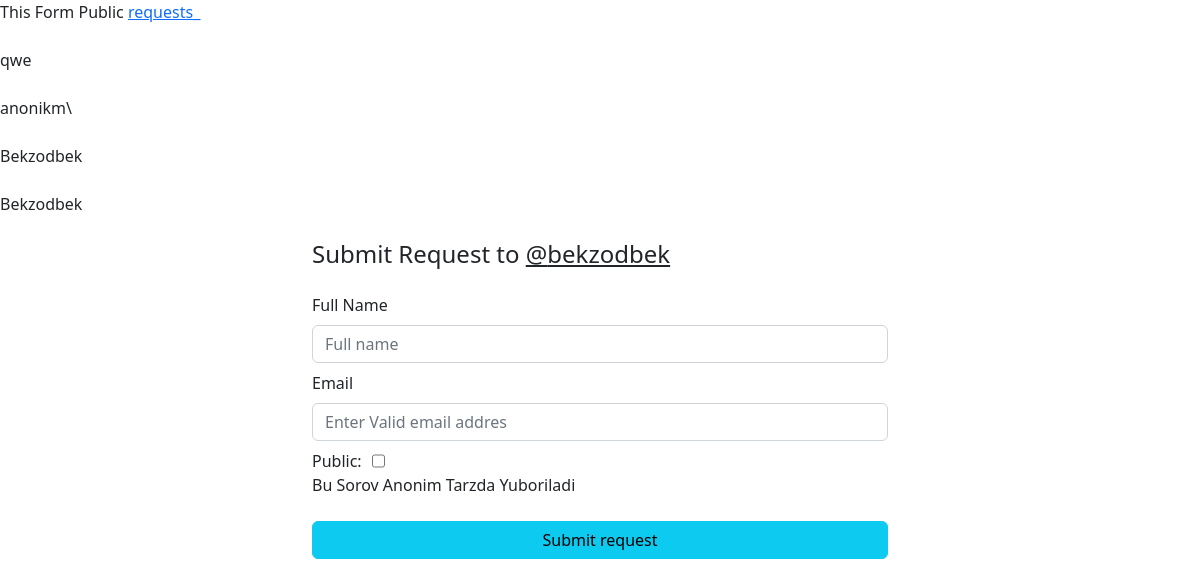
Page /form/20221223161409609912/?form=requests on the earlier database version.
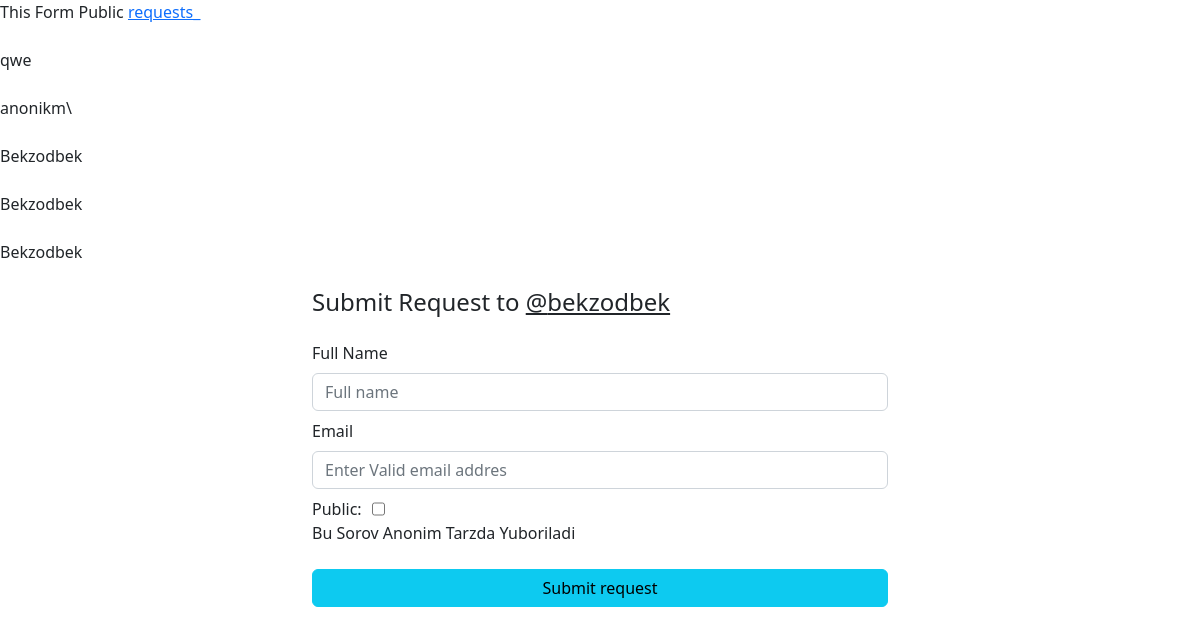
Same page on the later database version.
### forms/models.py (models this page shows, shortened)
class FormRequest(models.Model):
    form = models.ForeignKey(Form, on_delete=models.CASCADE, related_name="form_requests")
    user = models.ForeignKey(CustomUser, on_delete=models.CASCADE, null=True, blank=True, related_name='user_request')
    is_public = models.BooleanField(default=False)
    as_anonim = models.BooleanField(default=False)
    view = models.BooleanField(default=False)
    full_name = models.CharField(max_length=32)
    email = models.EmailField()

### forms/views.py (the view)
# urls.py: path("form/<str:slug>/", SingleFormView, name='single'),
def SingleFormView(request, slug):
    single = Form.objects.get(slug=slug)
    tab = request.GET.get('form')
    requests_ = None
    if tab == "requests":
        if request.user.username == single.author.username:
            requests_ = single.form_requests.all()
        else:
            requests_ = single.form_requests.filter(is_public=True)
    form_ = get_object_or_404(Form, slug=slug)
    user_r = None
    if single.anonim_requests == False:
        if request.user.is_authenticated:
            user_r = get_object_or_404(CustomUser, username=request.user)
        else:
            return redirect(f"/login/?next={request.path}")
    else:
        if not request.user.is_authenticated:
            user_r = get_object_or_404(CustomUser, username='anonim')
    form_requests_count = form_.form_requests.count()
    new_request = None
    if request.method == 'POST':
        request_form = CreateFormRequestTest(data=request.POST)
        if request_form.is_valid():
            new_request = request_form.save(commit=False)
            new_request.form = form_
            if single.anonim_requests == True and request.user.is_authenticated:
                if new_request.as_anonim == False:
                    user_r = get_object_or_404(CustomUser, username=request.user)
                else:
                    user_r = get_object_or_404(CustomUser, username='anonim')
            new_request.user = user_r
            new_request.save()
            return redirect("base:submit_success", slug)
    else:
        request_form = CreateFormRequestTest()
    context = {
        "single":single,
        "form_requests_count":form_requests_count,
        "request_form":request_form,
        "requests_":requests_,
    }
    return render(request, 'pages/single-form.html', context)

### forms/form.py
class CreateFormRequestTest(forms.ModelForm):
    class Meta:
        model = FormRequest
        fields = ['is_public', 'full_name', 'email', 'as_anonim']

### templates/pages/single-form.html (shortened to what this page needs)
<!DOCTYPE html>
{% load static %}
<html lang="en">
<head>
    <link href="{% static 'assets/vendor/bootstrap/css/bootstrap.min.css' %}" rel="stylesheet">
    <link href="{% static 'assets/vendor/bootstrap-icons/bootstrap-icons.css' %}" rel="stylesheet">
</head>
<body>
    {% if single.is_public %}
    <span>This Form Public</span>
    {% else %}
    <span>This Form Private</span>
    {% endif %}
    <a href="?form=requests">requests_</a>
    <br>
    {% for y in requests_ %}
    <br>
    {{ y.full_name }}
    <br>
    {% endfor %}
    <div class="container w-50 mt-4">
        <h4>Submit Request to <a target="_blank" href="{% url 'base:profile' single.author %}" class="text-dark">@{{ single.author }}</a></h4>
        <form method="post" class="mt-4">
            {% load widget_tweaks %}
            <label for="full_name">Full Name</label>
            {% render_field request_form.full_name type="text" id="full_name" class="form-control mt-2 mb-2" placeholder="Full name" %}
            <label for="email">Email</label>
            {% render_field request_form.email type="email" class="form-control mt-2 mb-2" id="email" placeholder="Enter Valid email addres" %}
            <span class="d-flex">
                <label for="is_public" style="margin-right: 10px;">Public: </label>
                {% render_field request_form.is_public id="is_public" %}
            </span>
            {% if single.anonim_requests == True and request.user.is_authenticated %}
            <span class="d-flex">
                <label for="as_anonim" style="margin-right: 10px;">Anonim: </label>
                {% render_field request_form.as_anonim id="as_anonim" %}
            </span>
            {% else %}
            {% if request.user.is_authenticated %}
            <span>Bu Sorov <a href="{% url 'base:profile' request.user %}" class="text-dark">@{{request.user}}</a>dan yuboriladi</span>
            {% else %}
            <span>Bu Sorov Anonim Tarzda Yuboriladi</span>
            {% endif %}
            {% endif %}
            <button class="btn btn-info w-100 mt-4" type="submit">Submit request</button>
        </form>
    </div>
</body>
</html>

Differences in the rows shown:
added FormRequest: full_name "Bekzodbek"
